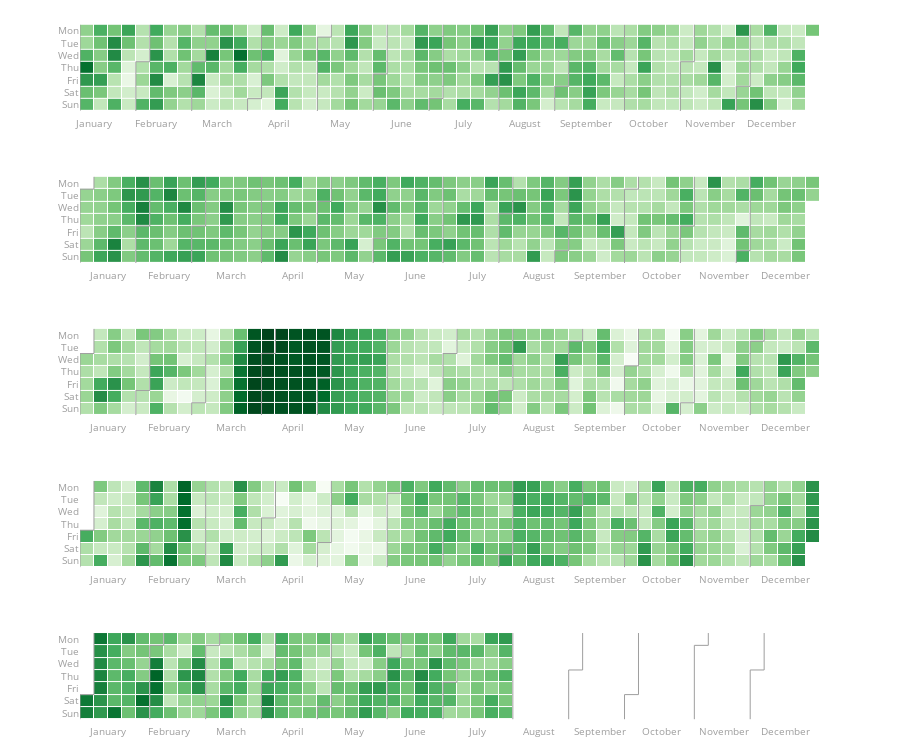

The cell this chart's notebook holds for it:
### Markdown cell above
# Interactive Calendar Heatmap

### Code cell
from plotly_calplot import calplot

# creating the plot
fig = calplot(events.apply(np.log).reset_index(), x="FlightDate", y="Cancelled")
fig.show()

### Figure 1 — Plotly figure (JSON) as saved in the notebook; plotly's stock layout.template omitted (floating-point values rounded to 4 significant figures; data arrays with more than 128 entries replaced by an {"elided": "..."} marker saying what was removed)
{"data": [{"colorscale": [[0, "rgb(247,252,245)"], [0.125, "rgb(229,245,224)"], [0.25, "rgb(199,233,192)"], [0.375, "rgb(161,217,155)"], [0.5, "rgb(116,196,118)"], [0.625, "rgb(65,171,93)"], [0.75, "rgb(35,139,69)"], [0.875, "rgb(0,109,44)"], [1, "rgb(0,68,27)"]], "customdata": {"elided": "365x2 str values"}, "hovertemplate": "%{customdata[0]} <br>Week=%{x} <br>%{customdata[1]}=%{z}", "name": "2018", "showscale": false, "type": "heatmap", "x": {"elided": "365 int values"}, "xaxis": "x", "xgap": 1, "y": {"elided": "365 int values"}, "yaxis": "y", "ygap": 1, "z": {"elided": "365 float values"}, "zmax": -0.6389, "zmin": -7.662}, {"hoverinfo": "skip", "line": {"color": "#9e9e9e", "width": 1}, "mode": "lines", "type": "scatter", "x": [0.5, 0.5], "xaxis": "x", "y": [-0.5, 6.5], "yaxis": "y"}, {"hoverinfo": "skip", "line": {"color": "#9e9e9e", "width": 1}, "mode": "lines", "type": "scatter", "x": [4.5, 4.5], "xaxis": "x", "y": [2.5, 6.5], "yaxis": "y"}, {"hoverinfo": "skip", "line": {"color": "#9e9e9e", "width": 1}, "mode": "lines", "type": "scatter", "x": [4.5, 5.5], "xaxis": "x", "y": [2.5, 2.5], "yaxis": "y"}, {"hoverinfo": "skip", "line": {"color": "#9e9e9e", "width": 1}, "mode": "lines", "type": "scatter", "x": [5.5, 5.5], "xaxis": "x", "y": [2.5, -0.5], "yaxis": "y"}, {"hoverinfo": "skip", "line": {"color": "#9e9e9e", "width": 1}, "mode": "lines", "type": "scatter", "x": [8.5, 8.5], "xaxis": "x", "y": [2.5, 6.5], "yaxis": "y"}, {"hoverinfo": "skip", "line": {"color": "#9e9e9e", "width": 1}, "mode": "lines", "type": "scatter", "x": [8.5, 9.5], "xaxis": "x", "y": [2.5, 2.5], "yaxis": "y"}, {"hoverinfo": "skip", "line": {"color": "#9e9e9e", "width": 1}, "mode": "lines", "type": "scatter", "x": [9.5, 9.5], "xaxis": "x", "y": [2.5, -0.5], "yaxis": "y"}, {"hoverinfo": "skip", "line": {"color": "#9e9e9e", "width": 1}, "mode": "lines", "type": "scatter", "x": [12.5, 12.5], "xaxis": "x", "y": [5.5, 6.5], "yaxis": "y"}, {"hoverinfo": "skip", "line": {"color": "#9e9e9e", "width": 1}, "mode": "lines", "type": "scatter", "x": [12.5, 13.5], "xaxis": "x", "y": [5.5, 5.5], "yaxis": "y"}, {"hoverinfo": "skip", "line": {"color": "#9e9e9e", "width": 1}, "mode": "lines", "type": "scatter", "x": [13.5, 13.5], "xaxis": "x", "y": [5.5, -0.5], "yaxis": "y"}, {"hoverinfo": "skip", "line": {"color": "#9e9e9e", "width": 1}, "mode": "lines", "type": "scatter", "x": [17.5, 17.5], "xaxis": "x", "y": [0.5, 6.5], "yaxis": "y"}, {"hoverinfo": "skip", "line": {"color": "#9e9e9e", "width": 1}, "mode": "lines", "type": "scatter", "x": [17.5, 18.5], "xaxis": "x", "y": [0.5, 0.5], "yaxis": "y"}, {"hoverinfo": "skip", "line": {"color": "#9e9e9e", "width": 1}, "mode": "lines", "type": "scatter", "x": [18.5, 18.5], "xaxis": "x", "y": [0.5, -0.5], "yaxis": "y"}, {"hoverinfo": "skip", "line": {"color": "#9e9e9e", "width": 1}, "mode": "lines", "type": "scatter", "x": [21.5, 21.5], "xaxis": "x", "y": [3.5, 6.5], "yaxis": "y"}, {"hoverinfo": "skip", "line": {"color": "#9e9e9e", "width": 1}, "mode": "lines", "type": "scatter", "x": [21.5, 22.5], "xaxis": "x", "y": [3.5, 3.5], "yaxis": "y"}, {"hoverinfo": "skip", "line": {"color": "#9e9e9e", "width": 1}, "mode": "lines", "type": "scatter", "x": [22.5, 22.5], "xaxis": "x", "y": [3.5, -0.5], "yaxis": "y"}, {"hoverinfo": "skip", "line": {"color": "#9e9e9e", "width": 1}, "mode": "lines", "type": "scatter", "x": [25.5, 25.5], "xaxis": "x", "y": [5.5, 6.5], "yaxis": "y"}, {"hoverinfo": "skip", "line": {"color": "#9e9e9e", "width": 1}, "mode": "lines", "type": "scatter", "x": [25.5, 26.5], "xaxis": "x", "y": [5.5, 5.5], "yaxis": "y"}, {"hoverinfo": "skip", "line": {"color": "#9e9e9e", "width": 1}, "mode": "lines", "type": "scatter", "x": [26.5, 26.5], "xaxis": "x", "y": [5.5, -0.5], "yaxis": "y"}, {"hoverinfo": "skip", "line": {"color": "#9e9e9e", "width": 1}, "mode": "lines", "type": "scatter", "x": [30.5, 30.5], "xaxis": "x", "y": [1.5, 6.5], "yaxis": "y"}, {"hoverinfo": "skip", "line": {"color": "#9e9e9e", "width": 1}, "mode": "lines", "type": "scatter", "x": [30.5, 31.5], "xaxis": "x", "y": [1.5, 1.5], "yaxis": "y"}, {"hoverinfo": "skip", "line": {"color": "#9e9e9e", "width": 1}, "mode": "lines", "type": "scatter", "x": [31.5, 31.5], "xaxis": "x", "y": [1.5, -0.5], "yaxis": "y"}, {"hoverinfo": "skip", "line": {"color": "#9e9e9e", "width": 1}, "mode": "lines", "type": "scatter", "x": [34.5, 34.5], "xaxis": "x", "y": [4.5, 6.5], "yaxis": "y"}, {"hoverinfo": "skip", "line": {"color": "#9e9e9e", "width": 1}, "mode": "lines", "type": "scatter", "x": [34.5, 35.5], "xaxis": "x", "y": [4.5, 4.5], "yaxis": "y"}, {"hoverinfo": "skip", "line": {"color": "#9e9e9e", "width": 1}, "mode": "lines", "type": "scatter", "x": [35.5, 35.5], "xaxis": "x", "y": [4.5, -0.5], "yaxis": "y"}, {"hoverinfo": "skip", "line": {"color": "#9e9e9e", "width": 1}, "mode": "lines", "type": "scatter", "x": [39.5, 39.5], "xaxis": "x", "y": [-0.5, 6.5], "yaxis": "y"}, {"hoverinfo": "skip", "line": {"color": "#9e9e9e", "width": 1}, "mode": "lines", "type": "scatter", "x": [43.5, 43.5], "xaxis": "x", "y": [2.5, 6.5], "yaxis": "y"}, {"hoverinfo": "skip", "line": {"color": "#9e9e9e", "width": 1}, "mode": "lines", "type": "scatter", "x": [43.5, 44.5], "xaxis": "x", "y": [2.5, 2.5], "yaxis": "y"}, {"hoverinfo": "skip", "line": {"color": "#9e9e9e", "width": 1}, "mode": "lines", "type": "scatter", "x": [44.5, 44.5], "xaxis": "x", "y": [2.5, -0.5], "yaxis": "y"}, {"hoverinfo": "skip", "line": {"color": "#9e9e9e", "width": 1}, "mode": "lines", "type": "scatter", "x": [47.5, 47.5], "xaxis": "x", "y": [4.5, 6.5], "yaxis": "y"}, {"hoverinfo": "skip", "line": {"color": "#9e9e9e", "width": 1}, "mode": "lines", "type": "scatter", "x": [47.5, 48.5], "xaxis": "x", "y": [4.5, 4.5], "yaxis": "y"}, {"hoverinfo": "skip", "line": {"color": "#9e9e9e", "width": 1}, "mode": "lines", "type": "scatter", "x": [48.5, 48.5], "xaxis": "x", "y": [4.5, -0.5], "yaxis": "y"}, {"colorscale": [[0, "rgb(247,252,245)"], [0.125, "rgb(229,245,224)"], [0.25, "rgb(199,233,192)"], [0.375, "rgb(161,217,155)"], [0.5, "rgb(116,196,118)"], [0.625, "rgb(65,171,93)"], [0.75, "rgb(35,139,69)"], [0.875, "rgb(0,109,44)"], [1, "rgb(0,68,27)"]], "customdata": {"elided": "365x2 str values"}, "hovertemplate": "%{customdata[0]} <br>Week=%{x} <br>%{customdata[1]}=%{z}", "name": "2019", "showscale": false, "type": "heatmap", "x": {"elided": "365 int values"}, "xaxis": "x2", "xgap": 1, "y": {"elided": "365 int values"}, "yaxis": "y2", "ygap": 1, "z": {"elided": "365 float values"}, "zmax": -0.6389, "zmin": -7.662}, {"hoverinfo": "skip", "line": {"color": "#9e9e9e", "width": 1}, "mode": "lines", "type": "scatter", "x": [-0.5, -0.5], "xaxis": "x2", "y": [0.5, 6.5], "yaxis": "y2"}, {"hoverinfo": "skip", "line": {"color": "#9e9e9e", "width": 1}, "mode": "lines", "type": "scatter", "x": [-0.5, 0.5], "xaxis": "x2", "y": [0.5, 0.5], "yaxis": "y2"}, {"hoverinfo": "skip", "line": {"color": "#9e9e9e", "width": 1}, "mode": "lines", "type": "scatter", "x": [0.5, 0.5], "xaxis": "x2", "y": [0.5, -0.5], "yaxis": "y2"}, {"hoverinfo": "skip", "line": {"color": "#9e9e9e", "width": 1}, "mode": "lines", "type": "scatter", "x": [3.5, 3.5], "xaxis": "x2", "y": [3.5, 6.5], "yaxis": "y2"}, {"hoverinfo": "skip", "line": {"color": "#9e9e9e", "width": 1}, "mode": "lines", "type": "scatter", "x": [3.5, 4.5], "xaxis": "x2", "y": [3.5, 3.5], "yaxis": "y2"}, {"hoverinfo": "skip", "line": {"color": "#9e9e9e", "width": 1}, "mode": "lines", "type": "scatter", "x": [4.5, 4.5], "xaxis": "x2", "y": [3.5, -0.5], "yaxis": "y2"}, {"hoverinfo": "skip", "line": {"color": "#9e9e9e", "width": 1}, "mode": "lines", "type": "scatter", "x": [7.5, 7.5], "xaxis": "x2", "y": [3.5, 6.5], "yaxis": "y2"}, {"hoverinfo": "skip", "line": {"color": "#9e9e9e", "width": 1}, "mode": "lines", "type": "scatter", "x": [7.5, 8.5], "xaxis": "x2", "y": [3.5, 3.5], "yaxis": "y2"}, {"hoverinfo": "skip", "line": {"color": "#9e9e9e", "width": 1}, "mode": "lines", "type": "scatter", "x": [8.5, 8.5], "xaxis": "x2", "y": [3.5, -0.5], "yaxis": "y2"}, {"hoverinfo": "skip", "line": {"color": "#9e9e9e", "width": 1}, "mode": "lines", "type": "scatter", "x": [12.5, 12.5], "xaxis": "x2", "y": [-0.5, 6.5], "yaxis": "y2"}, {"hoverinfo": "skip", "line": {"color": "#9e9e9e", "width": 1}, "mode": "lines", "type": "scatter", "x": [16.5, 16.5], "xaxis": "x2", "y": [1.5, 6.5], "yaxis": "y2"}, {"hoverinfo": "skip", "line": {"color": "#9e9e9e", "width": 1}, "mode": "lines", "type": "scatter", "x": [16.5, 17.5], "xaxis": "x2", "y": [1.5, 1.5], "yaxis": "y2"}, {"hoverinfo": "skip", "line": {"color": "#9e9e9e", "width": 1}, "mode": "lines", "type": "scatter", "x": [17.5, 17.5], "xaxis": "x2", "y": [1.5, -0.5], "yaxis": "y2"}, {"hoverinfo": "skip", "line": {"color": "#9e9e9e", "width": 1}, "mode": "lines", "type": "scatter", "x": [20.5, 20.5], "xaxis": "x2", "y": [4.5, 6.5], "yaxis": "y2"}, {"hoverinfo": "skip", "line": {"color": "#9e9e9e", "width": 1}, "mode": "lines", "type": "scatter", "x": [20.5, 21.5], "xaxis": "x2", "y": [4.5, 4.5], "yaxis": "y2"}, {"hoverinfo": "skip", "line": {"color": "#9e9e9e", "width": 1}, "mode": "lines", "type": "scatter", "x": [21.5, 21.5], "xaxis": "x2", "y": [4.5, -0.5], "yaxis": "y2"}, {"hoverinfo": "skip", "line": {"color": "#9e9e9e", "width": 1}, "mode": "lines", "type": "scatter", "x": [25.5, 25.5], "xaxis": "x2", "y": [-0.5, 6.5], "yaxis": "y2"}, {"hoverinfo": "skip", "line": {"color": "#9e9e9e", "width": 1}, "mode": "lines", "type": "scatter", "x": [29.5, 29.5], "xaxis": "x2", "y": [2.5, 6.5], "yaxis": "y2"}, {"hoverinfo": "skip", "line": {"color": "#9e9e9e", "width": 1}, "mode": "lines", "type": "scatter", "x": [29.5, 30.5], "xaxis": "x2", "y": [2.5, 2.5], "yaxis": "y2"}, {"hoverinfo": "skip", "line": {"color": "#9e9e9e", "width": 1}, "mode": "lines", "type": "scatter", "x": [30.5, 30.5], "xaxis": "x2", "y": [2.5, -0.5], "yaxis": "y2"}, {"hoverinfo": "skip", "line": {"color": "#9e9e9e", "width": 1}, "mode": "lines", "type": "scatter", "x": [33.5, 33.5], "xaxis": "x2", "y": [5.5, 6.5], "yaxis": "y2"}, {"hoverinfo": "skip", "line": {"color": "#9e9e9e", "width": 1}, "mode": "lines", "type": "scatter", "x": [33.5, 34.5], "xaxis": "x2", "y": [5.5, 5.5], "yaxis": "y2"}, {"hoverinfo": "skip", "line": {"color": "#9e9e9e", "width": 1}, "mode": "lines", "type": "scatter", "x": [34.5, 34.5], "xaxis": "x2", "y": [5.5, -0.5], "yaxis": "y2"}, {"hoverinfo": "skip", "line": {"color": "#9e9e9e", "width": 1}, "mode": "lines", "type": "scatter", "x": [38.5, 38.5], "xaxis": "x2", "y": [0.5, 6.5], "yaxis": "y2"}, {"hoverinfo": "skip", "line": {"color": "#9e9e9e", "width": 1}, "mode": "lines", "type": "scatter", "x": [38.5, 39.5], "xaxis": "x2", "y": [0.5, 0.5], "yaxis": "y2"}, {"hoverinfo": "skip", "line": {"color": "#9e9e9e", "width": 1}, "mode": "lines", "type": "scatter", "x": [39.5, 39.5], "xaxis": "x2", "y": [0.5, -0.5], "yaxis": "y2"}, {"hoverinfo": "skip", "line": {"color": "#9e9e9e", "width": 1}, "mode": "lines", "type": "scatter", "x": [42.5, 42.5], "xaxis": "x2", "y": [3.5, 6.5], "yaxis": "y2"}, {"hoverinfo": "skip", "line": {"color": "#9e9e9e", "width": 1}, "mode": "lines", "type": "scatter", "x": [42.5, 43.5], "xaxis": "x2", "y": [3.5, 3.5], "yaxis": "y2"}, {"hoverinfo": "skip", "line": {"color": "#9e9e9e", "width": 1}, "mode": "lines", "type": "scatter", "x": [43.5, 43.5], "xaxis": "x2", "y": [3.5, -0.5], "yaxis": "y2"}, {"hoverinfo": "skip", "line": {"color": "#9e9e9e", "width": 1}, "mode": "lines", "type": "scatter", "x": [46.5, 46.5], "xaxis": "x2", "y": [5.5, 6.5], "yaxis": "y2"}, {"hoverinfo": "skip", "line": {"color": "#9e9e9e", "width": 1}, "mode": "lines", "type": "scatter", "x": [46.5, 47.5], "xaxis": "x2", "y": [5.5, 5.5], "yaxis": "y2"}, {"hoverinfo": "skip", "line": {"color": "#9e9e9e", "width": 1}, "mode": "lines", "type": "scatter", "x": [47.5, 47.5], "xaxis": "x2", "y": [5.5, -0.5], "yaxis": "y2"}, {"colorscale": [[0, "rgb(247,252,245)"], [0.125, "rgb(229,245,224)"], [0.25, "rgb(199,233,192)"], [0.375, "rgb(161,217,155)"], [0.5, "rgb(116,196,118)"], [0.625, "rgb(65,171,93)"], [0.75, "rgb(35,139,69)"], [0.875, "rgb(0,109,44)"], [1, "rgb(0,68,27)"]], "customdata": {"elided": "366x2 str values"}, "hovertemplate": "%{customdata[0]} <br>Week=%{x} <br>%{customdata[1]}=%{z}", "name": "2020", "showscale": false, "type": "heatmap", "x": {"elided": "366 int values"}, "xaxis": "x3", "xgap": 1, "y": {"elided": "366 int values"}, "yaxis": "y3", "ygap": 1, "z": {"elided": "366 float values"}, "zmax": -0.6389, "zmin": -7.662}, {"hoverinfo": "skip", "line": {"color": "#9e9e9e", "width": 1}, "mode": "lines", "type": "scatter", "x": [-0.5, -0.5], "xaxis": "x3", "y": [1.5, 6.5], "yaxis": "y3"}, {"hoverinfo": "skip", "line": {"color": "#9e9e9e", "width": 1}, "mode": "lines", "type": "scatter", "x": [-0.5, 0.5], "xaxis": "x3", "y": [1.5, 1.5], "yaxis": "y3"}, {"hoverinfo": "skip", "line": {"color": "#9e9e9e", "width": 1}, "mode": "lines", "type": "scatter", "x": [0.5, 0.5], "xaxis": "x3", "y": [1.5, -0.5], "yaxis": "y3"}, {"hoverinfo": "skip", "line": {"color": "#9e9e9e", "width": 1}, "mode": "lines", "type": "scatter", "x": [3.5, 3.5], "xaxis": "x3", "y": [4.5, 6.5], "yaxis": "y3"}, {"hoverinfo": "skip", "line": {"color": "#9e9e9e", "width": 1}, "mode": "lines", "type": "scatter", "x": [3.5, 4.5], "xaxis": "x3", "y": [4.5, 4.5], "yaxis": "y3"}, {"hoverinfo": "skip", "line": {"color": "#9e9e9e", "width": 1}, "mode": "lines", "type": "scatter", "x": [4.5, 4.5], "xaxis": "x3", "y": [4.5, -0.5], "yaxis": "y3"}, {"hoverinfo": "skip", "line": {"color": "#9e9e9e", "width": 1}, "mode": "lines", "type": "scatter", "x": [7.5, 7.5], "xaxis": "x3", "y": [5.5, 6.5], "yaxis": "y3"}, {"hoverinfo": "skip", "line": {"color": "#9e9e9e", "width": 1}, "mode": "lines", "type": "scatter", "x": [7.5, 8.5], "xaxis": "x3", "y": [5.5, 5.5], "yaxis": "y3"}, {"hoverinfo": "skip", "line": {"color": "#9e9e9e", "width": 1}, "mode": "lines", "type": "scatter", "x": [8.5, 8.5], "xaxis": "x3", "y": [5.5, -0.5], "yaxis": "y3"}, {"hoverinfo": "skip", "line": {"color": "#9e9e9e", "width": 1}, "mode": "lines", "type": "scatter", "x": [12.5, 12.5], "xaxis": "x3", "y": [1.5, 6.5], "yaxis": "y3"}, {"hoverinfo": "skip", "line": {"color": "#9e9e9e", "width": 1}, "mode": "lines", "type": "scatter", "x": [12.5, 13.5], "xaxis": "x3", "y": [1.5, 1.5], "yaxis": "y3"}, {"hoverinfo": "skip", "line": {"color": "#9e9e9e", "width": 1}, "mode": "lines", "type": "scatter", "x": [13.5, 13.5], "xaxis": "x3", "y": [1.5, -0.5], "yaxis": "y3"}, {"hoverinfo": "skip", "line": {"color": "#9e9e9e", "width": 1}, "mode": "lines", "type": "scatter", "x": [16.5, 16.5], "xaxis": "x3", "y": [3.5, 6.5], "yaxis": "y3"}, {"hoverinfo": "skip", "line": {"color": "#9e9e9e", "width": 1}, "mode": "lines", "type": "scatter", "x": [16.5, 17.5], "xaxis": "x3", "y": [3.5, 3.5], "yaxis": "y3"}, {"hoverinfo": "skip", "line": {"color": "#9e9e9e", "width": 1}, "mode": "lines", "type": "scatter", "x": [17.5, 17.5], "xaxis": "x3", "y": [3.5, -0.5], "yaxis": "y3"}, {"hoverinfo": "skip", "line": {"color": "#9e9e9e", "width": 1}, "mode": "lines", "type": "scatter", "x": [21.5, 21.5], "xaxis": "x3", "y": [-0.5, 6.5], "yaxis": "y3"}, {"hoverinfo": "skip", "line": {"color": "#9e9e9e", "width": 1}, "mode": "lines", "type": "scatter", "x": [25.5, 25.5], "xaxis": "x3", "y": [1.5, 6.5], "yaxis": "y3"}, {"hoverinfo": "skip", "line": {"color": "#9e9e9e", "width": 1}, "mode": "lines", "type": "scatter", "x": [25.5, 26.5], "xaxis": "x3", "y": [1.5, 1.5], "yaxis": "y3"}, {"hoverinfo": "skip", "line": {"color": "#9e9e9e", "width": 1}, "mode": "lines", "type": "scatter", "x": [26.5, 26.5], "xaxis": "x3", "y": [1.5, -0.5], "yaxis": "y3"}, {"hoverinfo": "skip", "line": {"color": "#9e9e9e", "width": 1}, "mode": "lines", "type": "scatter", "x": [29.5, 29.5], "xaxis": "x3", "y": [4.5, 6.5], "yaxis": "y3"}, {"hoverinfo": "skip", "line": {"color": "#9e9e9e", "width": 1}, "mode": "lines", "type": "scatter", "x": [29.5, 30.5], "xaxis": "x3", "y": [4.5, 4.5], "yaxis": "y3"}, {"hoverinfo": "skip", "line": {"color": "#9e9e9e", "width": 1}, "mode": "lines", "type": "scatter", "x": [30.5, 30.5], "xaxis": "x3", "y": [4.5, -0.5], "yaxis": "y3"}, {"hoverinfo": "skip", "line": {"color": "#9e9e9e", "width": 1}, "mode": "lines", "type": "scatter", "x": [34.5, 34.5], "xaxis": "x3", "y": [0.5, 6.5], "yaxis": "y3"}, {"hoverinfo": "skip", "line": {"color": "#9e9e9e", "width": 1}, "mode": "lines", "type": "scatter", "x": [34.5, 35.5], "xaxis": "x3", "y": [0.5, 0.5], "yaxis": "y3"}, {"hoverinfo": "skip", "line": {"color": "#9e9e9e", "width": 1}, "mode": "lines", "type": "scatter", "x": [35.5, 35.5], "xaxis": "x3", "y": [0.5, -0.5], "yaxis": "y3"}, {"hoverinfo": "skip", "line": {"color": "#9e9e9e", "width": 1}, "mode": "lines", "type": "scatter", "x": [38.5, 38.5], "xaxis": "x3", "y": [2.5, 6.5], "yaxis": "y3"}, {"hoverinfo": "skip", "line": {"color": "#9e9e9e", "width": 1}, "mode": "lines", "type": "scatter", "x": [38.5, 39.5], "xaxis": "x3", "y": [2.5, 2.5], "yaxis": "y3"}, {"hoverinfo": "skip", "line": {"color": "#9e9e9e", "width": 1}, "mode": "lines", "type": "scatter", "x": [39.5, 39.5], "xaxis": "x3", "y": [2.5, -0.5], "yaxis": "y3"}, {"hoverinfo": "skip", "line": {"color": "#9e9e9e", "width": 1}, "mode": "lines", "type": "scatter", "x": [42.5, 42.5], "xaxis": "x3", "y": [5.5, 6.5], "yaxis": "y3"}, {"hoverinfo": "skip", "line": {"color": "#9e9e9e", "width": 1}, "mode": "lines", "type": "scatter", "x": [42.5, 43.5], "xaxis": "x3", "y": [5.5, 5.5], "yaxis": "y3"}, {"hoverinfo": "skip", "line": {"color": "#9e9e9e", "width": 1}, "mode": "lines", "type": "scatter", "x": [43.5, 43.5], "xaxis": "x3", "y": [5.5, -0.5], "yaxis": "y3"}, {"hoverinfo": "skip", "line": {"color": "#9e9e9e", "width": 1}, "mode": "lines", "type": "scatter", "x": [47.5, 47.5], "xaxis": "x3", "y": [0.5, 6.5], "yaxis": "y3"}, {"hoverinfo": "skip", "line": {"color": "#9e9e9e", "width": 1}, "mode": "lines", "type": "scatter", "x": [47.5, 48.5], "xaxis": "x3", "y": [0.5, 0.5], "yaxis": "y3"}, {"hoverinfo": "skip", "line": {"color": "#9e9e9e", "width": 1}, "mode": "lines", "type": "scatter", "x": [48.5, 48.5], "xaxis": "x3", "y": [0.5, -0.5], "yaxis": "y3"}, {"colorscale": [[0, "rgb(247,252,245)"], [0.125, "rgb(229,245,224)"], [0.25, "rgb(199,233,192)"], [0.375, "rgb(161,217,155)"], [0.5, "rgb(116,196,118)"], [0.625, "rgb(65,171,93)"], [0.75, "rgb(35,139,69)"], [0.875, "rgb(0,109,44)"], [1, "rgb(0,68,27)"]], "customdata": {"elided": "365x2 str values"}, "hovertemplate": "%{customdata[0]} <br>Week=%{x} <br>%{customdata[1]}=%{z}", "name": "2021", "showscale": false, "type": "heatmap", "x": {"elided": "365 int values"}, "xaxis": "x4", "xgap": 1, "y": {"elided": "365 int values"}, "yaxis": "y4", "ygap": 1, "z": {"elided": "365 float values"}, "zmax": -0.6389, "zmin": -7.662}, {"hoverinfo": "skip", "line": {"color": "#9e9e9e", "width": 1}, "mode": "lines", "type": "scatter", "x": [-0.5, -0.5], "xaxis": "x4", "y": [3.5, 6.5], "yaxis": "y4"}, {"hoverinfo": "skip", "line": {"color": "#9e9e9e", "width": 1}, "mode": "lines", "type": "scatter", "x": [-0.5, 0.5], "xaxis": "x4", "y": [3.5, 3.5], "yaxis": "y4"}, {"hoverinfo": "skip", "line": {"color": "#9e9e9e", "width": 1}, "mode": "lines", "type": "scatter", "x": [0.5, 0.5], "xaxis": "x4", "y": [3.5, -0.5], "yaxis": "y4"}, {"hoverinfo": "skip", "line": {"color": "#9e9e9e", "width": 1}, "mode": "lines", "type": "scatter", "x": [4.5, 4.5], "xaxis": "x4", "y": [-0.5, 6.5], "yaxis": "y4"}, {"hoverinfo": "skip", "line": {"color": "#9e9e9e", "width": 1}, "mode": "lines", "type": "scatter", "x": [8.5, 8.5], "xaxis": "x4", "y": [-0.5, 6.5], "yaxis": "y4"}, {"hoverinfo": "skip", "line": {"color": "#9e9e9e", "width": 1}, "mode": "lines", "type": "scatter", "x": [12.5, 12.5], "xaxis": "x4", "y": [2.5, 6.5], "yaxis": "y4"}, {"hoverinfo": "skip", "line": {"color": "#9e9e9e", "width": 1}, "mode": "lines", "type": "scatter", "x": [12.5, 13.5], "xaxis": "x4", "y": [2.5, 2.5], "yaxis": "y4"}, {"hoverinfo": "skip", "line": {"color": "#9e9e9e", "width": 1}, "mode": "lines", "type": "scatter", "x": [13.5, 13.5], "xaxis": "x4", "y": [2.5, -0.5], "yaxis": "y4"}, {"hoverinfo": "skip", "line": {"color": "#9e9e9e", "width": 1}, "mode": "lines", "type": "scatter", "x": [16.5, 16.5], "xaxis": "x4", "y": [4.5, 6.5], "yaxis": "y4"}, {"hoverinfo": "skip", "line": {"color": "#9e9e9e", "width": 1}, "mode": "lines", "type": "scatter", "x": [16.5, 17.5], "xaxis": "x4", "y": [4.5, 4.5], "yaxis": "y4"}, {"hoverinfo": "skip", "line": {"color": "#9e9e9e", "width": 1}, "mode": "lines", "type": "scatter", "x": [17.5, 17.5], "xaxis": "x4", "y": [4.5, -0.5], "yaxis": "y4"}, {"hoverinfo": "skip", "line": {"color": "#9e9e9e", "width": 1}, "mode": "lines", "type": "scatter", "x": [21.5, 21.5], "xaxis": "x4", "y": [0.5, 6.5], "yaxis": "y4"}, {"hoverinfo": "skip", "line": {"color": "#9e9e9e", "width": 1}, "mode": "lines", "type": "scatter", "x": [21.5, 22.5], "xaxis": "x4", "y": [0.5, 0.5], "yaxis": "y4"}, {"hoverinfo": "skip", "line": {"color": "#9e9e9e", "width": 1}, "mode": "lines", "type": "scatter", "x": [22.5, 22.5], "xaxis": "x4", "y": [0.5, -0.5], "yaxis": "y4"}, {"hoverinfo": "skip", "line": {"color": "#9e9e9e", "width": 1}, "mode": "lines", "type": "scatter", "x": [25.5, 25.5], "xaxis": "x4", "y": [2.5, 6.5], "yaxis": "y4"}, {"hoverinfo": "skip", "line": {"color": "#9e9e9e", "width": 1}, "mode": "lines", "type": "scatter", "x": [25.5, 26.5], "xaxis": "x4", "y": [2.5, 2.5], "yaxis": "y4"}, {"hoverinfo": "skip", "line": {"color": "#9e9e9e", "width": 1}, "mode": "lines", "type": "scatter", "x": [26.5, 26.5], "xaxis": "x4", "y": [2.5, -0.5], "yaxis": "y4"}, {"hoverinfo": "skip", "line": {"color": "#9e9e9e", "width": 1}, "mode": "lines", "type": "scatter", "x": [29.5, 29.5], "xaxis": "x4", "y": [5.5, 6.5], "yaxis": "y4"}, {"hoverinfo": "skip", "line": {"color": "#9e9e9e", "width": 1}, "mode": "lines", "type": "scatter", "x": [29.5, 30.5], "xaxis": "x4", "y": [5.5, 5.5], "yaxis": "y4"}, {"hoverinfo": "skip", "line": {"color": "#9e9e9e", "width": 1}, "mode": "lines", "type": "scatter", "x": [30.5, 30.5], "xaxis": "x4", "y": [5.5, -0.5], "yaxis": "y4"}, {"hoverinfo": "skip", "line": {"color": "#9e9e9e", "width": 1}, "mode": "lines", "type": "scatter", "x": [34.5, 34.5], "xaxis": "x4", "y": [1.5, 6.5], "yaxis": "y4"}, {"hoverinfo": "skip", "line": {"color": "#9e9e9e", "width": 1}, "mode": "lines", "type": "scatter", "x": [34.5, 35.5], "xaxis": "x4", "y": [1.5, 1.5], "yaxis": "y4"}, {"hoverinfo": "skip", "line": {"color": "#9e9e9e", "width": 1}, "mode": "lines", "type": "scatter", "x": [35.5, 35.5], "xaxis": "x4", "y": [1.5, -0.5], "yaxis": "y4"}, {"hoverinfo": "skip", "line": {"color": "#9e9e9e", "width": 1}, "mode": "lines", "type": "scatter", "x": [38.5, 38.5], "xaxis": "x4", "y": [3.5, 6.5], "yaxis": "y4"}, {"hoverinfo": "skip", "line": {"color": "#9e9e9e", "width": 1}, "mode": "lines", "type": "scatter", "x": [38.5, 39.5], "xaxis": "x4", "y": [3.5, 3.5], "yaxis": "y4"}, {"hoverinfo": "skip", "line": {"color": "#9e9e9e", "width": 1}, "mode": "lines", "type": "scatter", "x": [39.5, 39.5], "xaxis": "x4", "y": [3.5, -0.5], "yaxis": "y4"}, {"hoverinfo": "skip", "line": {"color": "#9e9e9e", "width": 1}, "mode": "lines", "type": "scatter", "x": [43.5, 43.5], "xaxis": "x4", "y": [-0.5, 6.5], "yaxis": "y4"}, {"hoverinfo": "skip", "line": {"color": "#9e9e9e", "width": 1}, "mode": "lines", "type": "scatter", "x": [47.5, 47.5], "xaxis": "x4", "y": [1.5, 6.5], "yaxis": "y4"}, {"hoverinfo": "skip", "line": {"color": "#9e9e9e", "width": 1}, "mode": "lines", "type": "scatter", "x": [47.5, 48.5], "xaxis": "x4", "y": [1.5, 1.5], "yaxis": "y4"}, {"hoverinfo": "skip", "line": {"color": "#9e9e9e", "width": 1}, "mode": "lines", "type": "scatter", "x": [48.5, 48.5], "xaxis": "x4", "y": [1.5, -0.5], "yaxis": "y4"}, {"colorscale": [[0, "rgb(247,252,245)"], [0.125, "rgb(229,245,224)"], [0.25, "rgb(199,233,192)"], [0.375, "rgb(161,217,155)"], [0.5, "rgb(116,196,118)"], [0.625, "rgb(65,171,93)"], [0.75, "rgb(35,139,69)"], [0.875, "rgb(0,109,44)"], [1, "rgb(0,68,27)"]], "customdata": {"elided": "365x2 str values"}, "hovertemplate": "%{customdata[0]} <br>Week=%{x} <br>%{customdata[1]}=%{z}", "name": "2022", "showscale": false, "type": "heatmap", "x": {"elided": "365 int values"}, "xaxis": "x5", "xgap": 1, "y": {"elided": "365 int values"}, "yaxis": "y5", "ygap": 1, "z": {"elided": "365 float values"}, "zmax": -0.6389, "zmin": -7.662}, {"hoverinfo": "skip", "line": {"color": "#9e9e9e", "width": 1}, "mode": "lines", "type": "scatter", "x": [-0.5, -0.5], "xaxis": "x5", "y": [4.5, 6.5], "yaxis": "y5"}, {"hoverinfo": "skip", "line": {"color": "#9e9e9e", "width": 1}, "mode": "lines", "type": "scatter", "x": [-0.5, 0.5], "xaxis": "x5", "y": [4.5, 4.5], "yaxis": "y5"}, {"hoverinfo": "skip", "line": {"color": "#9e9e9e", "width": 1}, "mode": "lines", "type": "scatter", "x": [0.5, 0.5], "xaxis": "x5", "y": [4.5, -0.5], "yaxis": "y5"}, {"hoverinfo": "skip", "line": {"color": "#9e9e9e", "width": 1}, "mode": "lines", "type": "scatter", "x": [4.5, 4.5], "xaxis": "x5", "y": [0.5, 6.5], "yaxis": "y5"}, {"hoverinfo": "skip", "line": {"color": "#9e9e9e", "width": 1}, "mode": "lines", "type": "scatter", "x": [4.5, 5.5], "xaxis": "x5", "y": [0.5, 0.5], "yaxis": "y5"}, {"hoverinfo": "skip", "line": {"color": "#9e9e9e", "width": 1}, "mode": "lines", "type": "scatter", "x": [5.5, 5.5], "xaxis": "x5", "y": [0.5, -0.5], "yaxis": "y5"}, {"hoverinfo": "skip", "line": {"color": "#9e9e9e", "width": 1}, "mode": "lines", "type": "scatter", "x": [8.5, 8.5], "xaxis": "x5", "y": [0.5, 6.5], "yaxis": "y5"}, {"hoverinfo": "skip", "line": {"color": "#9e9e9e", "width": 1}, "mode": "lines", "type": "scatter", "x": [8.5, 9.5], "xaxis": "x5", "y": [0.5, 0.5], "yaxis": "y5"}, {"hoverinfo": "skip", "line": {"color": "#9e9e9e", "width": 1}, "mode": "lines", "type": "scatter", "x": [9.5, 9.5], "xaxis": "x5", "y": [0.5, -0.5], "yaxis": "y5"}, {"hoverinfo": "skip", "line": {"color": "#9e9e9e", "width": 1}, "mode": "lines", "type": "scatter", "x": [12.5, 12.5], "xaxis": "x5", "y": [3.5, 6.5], "yaxis": "y5"}, {"hoverinfo": "skip", "line": {"color": "#9e9e9e", "width": 1}, "mode": "lines", "type": "scatter", "x": [12.5, 13.5], "xaxis": "x5", "y": [3.5, 3.5], "yaxis": "y5"}, {"hoverinfo": "skip", "line": {"color": "#9e9e9e", "width": 1}, "mode": "lines", "type": "scatter", "x": [13.5, 13.5], "xaxis": "x5", "y": [3.5, -0.5], "yaxis": "y5"}, {"hoverinfo": "skip", "line": {"color": "#9e9e9e", "width": 1}, "mode": "lines", "type": "scatter", "x": [16.5, 16.5], "xaxis": "x5", "y": [5.5, 6.5], "yaxis": "y5"}, {"hoverinfo": "skip", "line": {"color": "#9e9e9e", "width": 1}, "mode": "lines", "type": "scatter", "x": [16.5, 17.5], "xaxis": "x5", "y": [5.5, 5.5], "yaxis": "y5"}, {"hoverinfo": "skip", "line": {"color": "#9e9e9e", "width": 1}, "mode": "lines", "type": "scatter", "x": [17.5, 17.5], "xaxis": "x5", "y": [5.5, -0.5], "yaxis": "y5"}, {"hoverinfo": "skip", "line": {"color": "#9e9e9e", "width": 1}, "mode": "lines", "type": "scatter", "x": [21.5, 21.5], "xaxis": "x5", "y": [1.5, 6.5], "yaxis": "y5"}, {"hoverinfo": "skip", "line": {"color": "#9e9e9e", "width": 1}, "mode": "lines", "type": "scatter", "x": [21.5, 22.5], "xaxis": "x5", "y": [1.5, 1.5], "yaxis": "y5"}, {"hoverinfo": "skip", "line": {"color": "#9e9e9e", "width": 1}, "mode": "lines", "type": "scatter", "x": [22.5, 22.5], "xaxis": "x5", "y": [1.5, -0.5], "yaxis": "y5"}, {"hoverinfo": "skip", "line": {"color": "#9e9e9e", "width": 1}, "mode": "lines", "type": "scatter", "x": [25.5, 25.5], "xaxis": "x5", "y": [3.5, 6.5], "yaxis": "y5"}, {"hoverinfo": "skip", "line": {"color": "#9e9e9e", "width": 1}, "mode": "lines", "type": "scatter", "x": [25.5, 26.5], "xaxis": "x5", "y": [3.5, 3.5], "yaxis": "y5"}, {"hoverinfo": "skip", "line": {"color": "#9e9e9e", "width": 1}, "mode": "lines", "type": "scatter", "x": [26.5, 26.5], "xaxis": "x5", "y": [3.5, -0.5], "yaxis": "y5"}, {"hoverinfo": "skip", "line": {"color": "#9e9e9e", "width": 1}, "mode": "lines", "type": "scatter", "x": [30.5, 30.5], "xaxis": "x5", "y": [-0.5, 6.5], "yaxis": "y5"}, {"hoverinfo": "skip", "line": {"color": "#9e9e9e", "width": 1}, "mode": "lines", "type": "scatter", "x": [34.5, 34.5], "xaxis": "x5", "y": [2.5, 6.5], "yaxis": "y5"}, {"hoverinfo": "skip", "line": {"color": "#9e9e9e", "width": 1}, "mode": "lines", "type": "scatter", "x": [34.5, 35.5], "xaxis": "x5", "y": [2.5, 2.5], "yaxis": "y5"}, {"hoverinfo": "skip", "line": {"color": "#9e9e9e", "width": 1}, "mode": "lines", "type": "scatter", "x": [35.5, 35.5], "xaxis": "x5", "y": [2.5, -0.5], "yaxis": "y5"}, {"hoverinfo": "skip", "line": {"color": "#9e9e9e", "width": 1}, "mode": "lines", "type": "scatter", "x": [38.5, 38.5], "xaxis": "x5", "y": [4.5, 6.5], "yaxis": "y5"}, {"hoverinfo": "skip", "line": {"color": "#9e9e9e", "width": 1}, "mode": "lines", "type": "scatter", "x": [38.5, 39.5], "xaxis": "x5", "y": [4.5, 4.5], "yaxis": "y5"}, {"hoverinfo": "skip", "line": {"color": "#9e9e9e", "width": 1}, "mode": "lines", "type": "scatter", "x": [39.5, 39.5], "xaxis": "x5", "y": [4.5, -0.5], "yaxis": "y5"}, {"hoverinfo": "skip", "line": {"color": "#9e9e9e", "width": 1}, "mode": "lines", "type": "scatter", "x": [43.5, 43.5], "xaxis": "x5", "y": [0.5, 6.5], "yaxis": "y5"}, {"hoverinfo": "skip", "line": {"color": "#9e9e9e", "width": 1}, "mode": "lines", "type": "scatter", "x": [43.5, 44.5], "xaxis": "x5", "y": [0.5, 0.5], "yaxis": "y5"}, {"hoverinfo": "skip", "line": {"color": "#9e9e9e", "width": 1}, "mode": "lines", "type": "scatter", "x": [44.5, 44.5], "xaxis": "x5", "y": [0.5, -0.5], "yaxis": "y5"}, {"hoverinfo": "skip", "line": {"color": "#9e9e9e", "width": 1}, "mode": "lines", "type": "scatter", "x": [47.5, 47.5], "xaxis": "x5", "y": [2.5, 6.5], "yaxis": "y5"}, {"hoverinfo": "skip", "line": {"color": "#9e9e9e", "width": 1}, "mode": "lines", "type": "scatter", "x": [47.5, 48.5], "xaxis": "x5", "y": [2.5, 2.5], "yaxis": "y5"}, {"hoverinfo": "skip", "line": {"color": "#9e9e9e", "width": 1}, "mode": "lines", "type": "scatter", "x": [48.5, 48.5], "xaxis": "x5", "y": [2.5, -0.5], "yaxis": "y5"}], "layout": {"font": {"color": "#9e9e9e", "size": 10}, "height": 750, "margin": {"b": 20, "t": 20}, "plot_bgcolor": "#fff", "showlegend": false, "title": {"text": ""}, "xaxis": {"anchor": "y", "domain": [0, 1], "showgrid": false, "showline": false, "tickmode": "array", "ticktext": ["January", "February", "March", "April", "May", "June", "July", "August", "September", "October", "November", "December"], "tickvals": [1.5, 5.909, 10.32, 14.73, 19.14, 23.55, 27.95, 32.36, 36.77, 41.18, 45.59, 50], "zeroline": false}, "xaxis2": {"anchor": "y2", "domain": [0, 1], "showgrid": false, "showline": false, "tickmode": "array", "ticktext": ["January", "February", "March", "April", "May", "June", "July", "August", "September", "October", "November", "December"], "tickvals": [1.5, 5.909, 10.32, 14.73, 19.14, 23.55, 27.95, 32.36, 36.77, 41.18, 45.59, 50], "zeroline": false}, "xaxis3": {"anchor": "y3", "domain": [0, 1], "showgrid": false, "showline": false, "tickmode": "array", "ticktext": ["January", "February", "March", "April", "May", "June", "July", "August", "September", "October", "November", "December"], "tickvals": [1.5, 5.909, 10.32, 14.73, 19.14, 23.55, 27.95, 32.36, 36.77, 41.18, 45.59, 50], "zeroline": false}, "xaxis4": {"anchor": "y4", "domain": [0, 1], "showgrid": false, "showline": false, "tickmode": "array", "ticktext": ["January", "February", "March", "April", "May", "June", "July", "August", "September", "October", "November", "December"], "tickvals": [1.5, 5.909, 10.32, 14.73, 19.14, 23.55, 27.95, 32.36, 36.77, 41.18, 45.59, 50], "zeroline": false}, "xaxis5": {"anchor": "y5", "domain": [0, 1], "showgrid": false, "showline": false, "tickmode": "array", "ticktext": ["January", "February", "March", "April", "May", "June", "July", "August", "September", "October", "November", "December"], "tickvals": [1.5, 5.909, 10.32, 14.73, 19.14, 23.55, 27.95, 32.36, 36.77, 41.18, 45.59, 50], "zeroline": false}, "yaxis": {"anchor": "x", "autorange": "reversed", "domain": [0.864, 1.0], "showgrid": false, "showline": false, "tickmode": "array", "ticktext": ["Mon", "Tue", "Wed", "Thu", "Fri", "Sat", "Sun"], "tickvals": [0, 1, 2, 3, 4, 5, 6], "zeroline": false}, "yaxis2": {"anchor": "x2", "autorange": "reversed", "domain": [0.648, 0.784], "showgrid": false, "showline": false, "tickmode": "array", "ticktext": ["Mon", "Tue", "Wed", "Thu", "Fri", "Sat", "Sun"], "tickvals": [0, 1, 2, 3, 4, 5, 6], "zeroline": false}, "yaxis3": {"anchor": "x3", "autorange": "reversed", "domain": [0.432, 0.568], "showgrid": false, "showline": false, "tickmode": "array", "ticktext": ["Mon", "Tue", "Wed", "Thu", "Fri", "Sat", "Sun"], "tickvals": [0, 1, 2, 3, 4, 5, 6], "zeroline": false}, "yaxis4": {"anchor": "x4", "autorange": "reversed", "domain": [0.216, 0.352], "showgrid": false, "showline": false, "tickmode": "array", "ticktext": ["Mon", "Tue", "Wed", "Thu", "Fri", "Sat", "Sun"], "tickvals": [0, 1, 2, 3, 4, 5, 6], "zeroline": false}, "yaxis5": {"anchor": "x5", "autorange": "reversed", "domain": [0, 0.136], "showgrid": false, "showline": false, "tickmode": "array", "ticktext": ["Mon", "Tue", "Wed", "Thu", "Fri", "Sat", "Sun"], "tickvals": [0, 1, 2, 3, 4, 5, 6], "zeroline": false}}}
